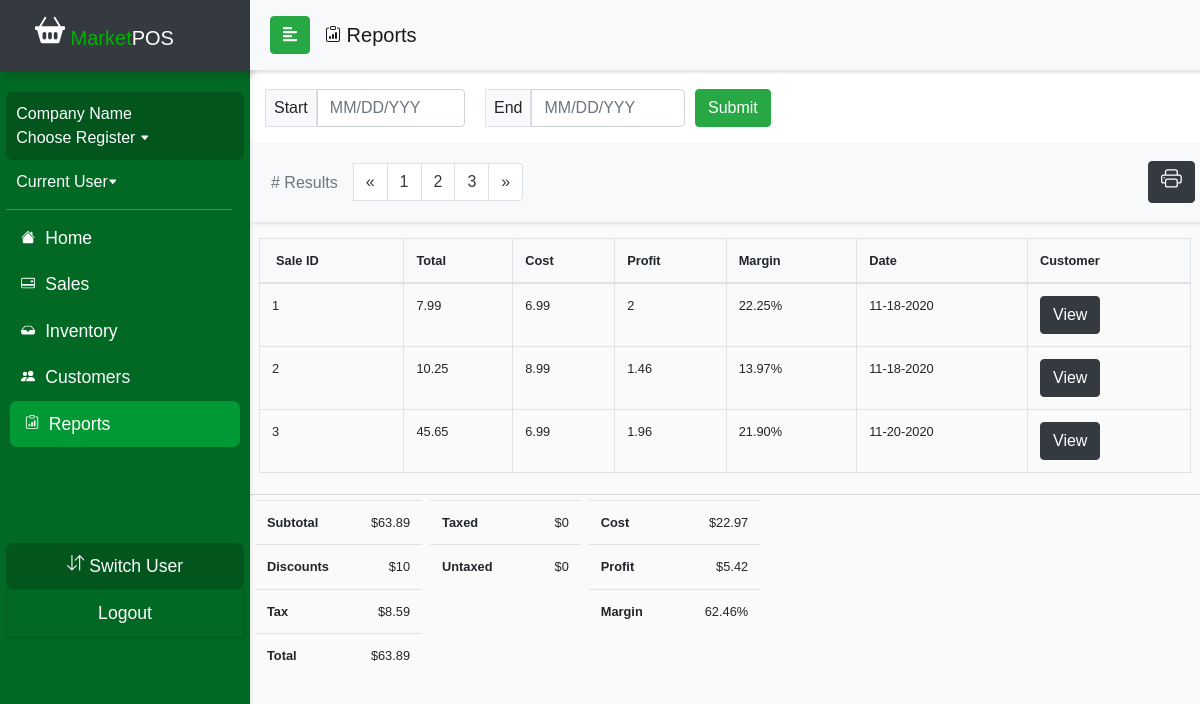
Before: /currentDraft/reportsMarginTemplate.php with the older database file.
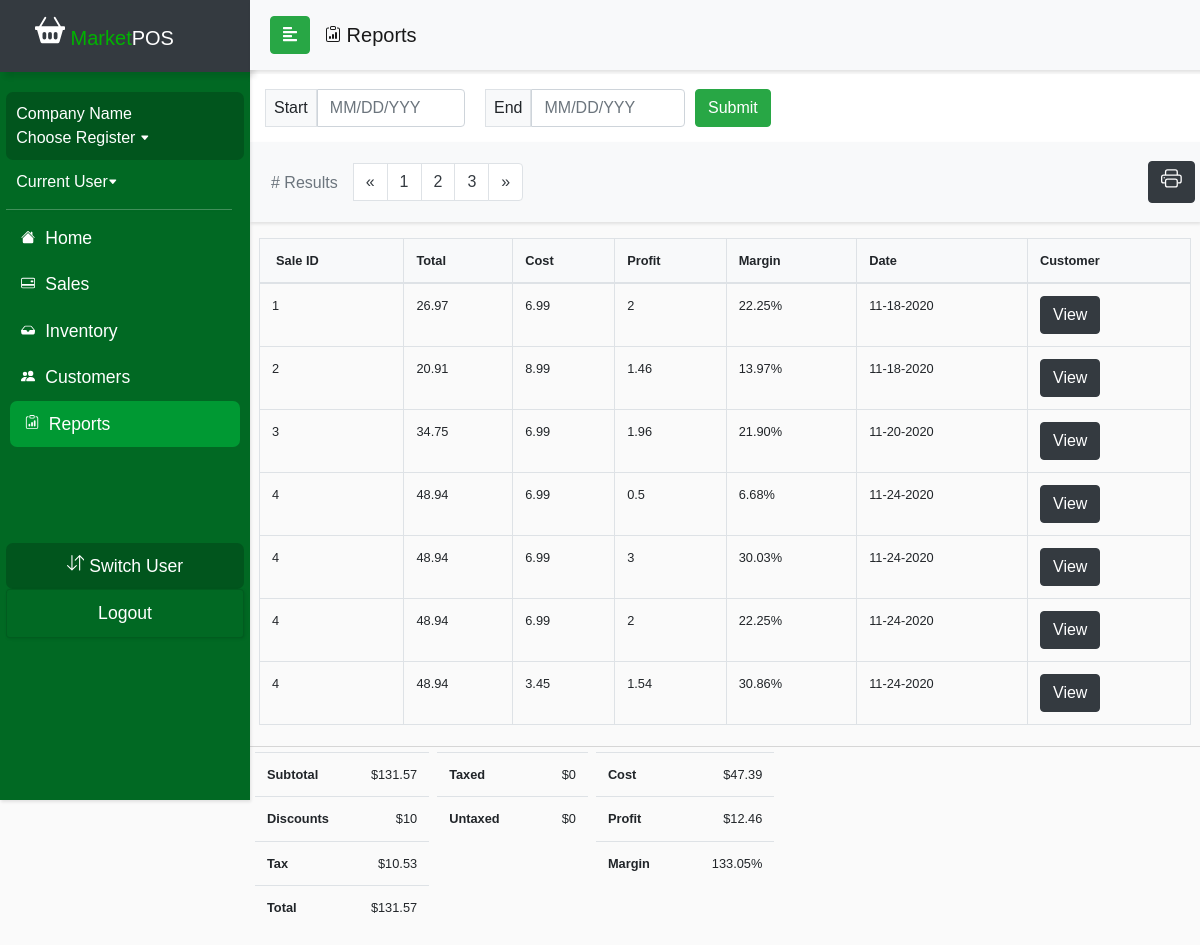
After: the same page with the newer database file.
### tables this page shows
CREATE TABLE `ticket_system` (
  `ticket_id` int(11) NOT NULL,
  `date` date DEFAULT NULL,
  `company_name` varchar(50) DEFAULT NULL,
  `time` time DEFAULT NULL,
  `quantity` int(11) DEFAULT NULL,
  `subtotal` float DEFAULT NULL,
  `total` float DEFAULT NULL,
  `discount` float DEFAULT NULL,
  `tax` float DEFAULT NULL,
  `tax_rate` float DEFAULT NULL,
  `cash` float DEFAULT NULL,
  `credit` float DEFAULT NULL,
  `cart_purchase` tinyint(1) DEFAULT NULL,
  `customer_id` int(11) DEFAULT NULL,
  `employee_id` int(11) DEFAULT NULL
);

CREATE TABLE `product_inventory` (
  `product_id` int(11) NOT NULL,
  `productName` varchar(50) NOT NULL,
  `productType` varchar(50) NOT NULL,
  `productSubType` varchar(50) NOT NULL,
  `unit_price` float NOT NULL,
  `cost` float NOT NULL,
  `in_stock` int(11) NOT NULL,
  `vendor_id` int(11) DEFAULT NULL,
  `OID` int(11) DEFAULT NULL
);

### currentDraft/reportsMarginTemplate.php (the view, shortened to what the changed rows need)
<?php
include_once('config.php');
$query = "SELECT ticket_system.*, product_inventory.cost, product_inventory.unit_price FROM ticket_system
          LEFT JOIN cart_inprogress ON ticket_system.ticket_id=cart_inprogress.CID LEFT JOIN cart ON
          cart_inprogress.CID=cart.CID LEFT JOIN product_inventory ON cart.product_id=product_inventory.product_id";
$result = mysqli_query($conn, $query);
?>
<!DOCTYPE html>
<html>
<head>
  <link rel="stylesheet" href="css/bootstrap.min.css">
  <link rel="stylesheet" href="userStyle2.css">
  <link rel="stylesheet" href="css/jquery.mCustomScrollbar.min.css">
  <link rel="stylesheet" href="css/bootstrap-datepicker3.css">
</head>
<body>
  <div>
    <nav id="sidebar">
      <div class="sidebar-header bg-dark">
        <h1><span><a class="navbar-brand relative-top" href="indexDraft.php">
              <span style="color: #00b300"> Market</span>POS</a></h1>
      </div>
  </div>
  <div id="content">
    <br>
    <div class="wrapper" class="bg-white">
      <div class="row px-4 justify-content-center">
        <table class="table table-bordered table-hover mt-3" id="table" style="font-size:80%;">
          <thead class="bg-light">
            <tr>
              <th class="px-3"> Sale ID </th>
              <th> Total</th>
              <th> Cost </th>
              <th> Profit</th>
              <th> Margin </th>
              <th> Date </th>
              <th> Customer</th>
            </tr>
          </thead>
          <tbody >
          <?php
    if (isset($_POST['submit'])) {
    $DateBegin = date('Y-m-d', strtotime($_POST['sdate']));
    $DateEnd = date('Y-m-d', strtotime($_POST['edate']));
    $search = mysqli_real_escape_string($conn, $DateBegin);
    while ($row = mysqli_fetch_assoc($result)) {
    if (($row['date'] >= $DateBegin) && ($row['date'] <= $DateEnd)){
      $profit = $row['unit_price'] - $row['cost'];
        $operation = ($profit/$row['unit_price']) * 100;
        $margin = number_format($operation, 2, '.', '');
        echo "<tr><td>"
        . $row['ticket_id'] . "</td><td>". $row['total'] . "</td><td>" . $row['cost'] . "</td><td>"
        . $profit ."</td><td>" . $margin . "% </td><td>". date('m-d-Y', strtotime($row['date'])) . "</td><td><a class='btn btn-dark'
        role='button' href='customerDetail.php?Detail=". $row['customer_id'] . "'>View</a>";
      }
      }
        ?>
              </tbody>
            </table>
          </div>
          <div id="contentline"></div>
          <div class="row pl-3">
            <div class="px-1">
              <table class="table table-responsive" style="font-size:80%;">
                <thead>
                </thead>
                <tbody>
                  <tr>
                  <?php
                  $sum=0;
                  $sql = "SELECT subtotal FROM ticket_system WHERE date BETWEEN '$DateBegin' and '$DateEnd'";
                  $result = mysqli_query($conn, $sql);
                  while ($row = mysqli_fetch_assoc($result)) {
                       $sum += $row['subtotal'];
                  }
                  ?>
                    <th style="padding-right: 30px;"> Subtotal </th>
                    <td class="text-right">$<?php echo $sum; ?></td>
                  </tr>
                  <tr>
                  <?php
                  $sum=0;
                  $sql = "SELECT discount FROM ticket_system WHERE date BETWEEN '$DateBegin' and '$DateEnd'";
                  $result = mysqli_query($conn, $sql);
                  while ($row = mysqli_fetch_assoc($result)) {
                  $sum += $row['discount'];
                  }
                  ?>
                    <th style="padding-right: 30px;"> Discounts </th>
                    <td class="text-right">$<? echo $sum; ?></td>
                  </tr>
                  <tr>
                  <?php
                  $sum=0;
                  $sql = "SELECT tax FROM ticket_system WHERE date BETWEEN '$DateBegin' and '$DateEnd'";
                  $result = mysqli_query($conn, $sql);
                  while ($row = mysqli_fetch_assoc($result)) {
                  $sum += $row['tax'];
                  }
                  ?>
                    <th style="padding-right: 30px;"> Tax </th>
                    <td class="text-right">$<?php echo $sum; ?></td>
                  </tr>
                  <tr>
                  <?php
                  $sum=0;
                  $sql = "SELECT total FROM ticket_system WHERE date BETWEEN '$DateBegin' and '$DateEnd'";
                  $result = mysqli_query($conn, $sql);
                  while ($row = mysqli_fetch_assoc($result)) {
                  $sum += $row['total'];
                  }
                  ?>
                    <th style="padding-right: 30px;"> Total </th>
                    <td class="text-right">$<? echo $sum ?></td>
                  </tr>
                </tbody>
              </table>
            </div>
            <div class="px-1">
              <table class="table table-responsive" style="font-size:80%;">
                <thead>
                </thead>
                <tbody>
                  <tr>
                    <th style="padding-right: 50px;"> Taxed </th>
                    <td class="text-right">$0</td>
                  </tr>
                  <tr>
                    <th style="padding-right: 50px;"> Untaxed </th>
                    <td class="text-right">$0</td>
                  </tr>
                </tbody>
              </table>
            </div>
            <div class="px-1">
              <table class="table table-responsive" style="font-size:80%;">
                <thead>
                </thead>
                <tbody>
              <tr>
              <?php
              $sum=0;
              $sql = "SELECT ticket_system.*, product_inventory.cost, product_inventory.unit_price FROM ticket_system
                        LEFT JOIN cart_inprogress ON ticket_system.ticket_id=cart_inprogress.CID LEFT JOIN cart ON
                        cart_inprogress.CID=cart.CID LEFT JOIN product_inventory ON cart.product_id=product_inventory.product_id
                        WHERE date BETWEEN '$DateBegin' and '$DateEnd'";
              $result = mysqli_query($conn, $sql);
              while ($row = mysqli_fetch_assoc($result)) {
                      $sum += $row['cost'];
                }
              ?>
                <th style="padding-right: 50px;"> Cost </th>
                <td class="text-right">$<?php echo $sum; ?></td>
              </tr>
              <tr>
              <?php
              $sum=0;
              $sql = "SELECT ticket_system.*, product_inventory.cost, product_inventory.unit_price FROM ticket_system
                        LEFT JOIN cart_inprogress ON ticket_system.ticket_id=cart_inprogress.CID LEFT JOIN cart ON
                        cart_inprogress.CID=cart.CID LEFT JOIN product_inventory ON cart.product_id=product_inventory.product_id
                        WHERE date BETWEEN '$DateBegin' and '$DateEnd'";
              $result = mysqli_query($conn, $sql);
              while ($row = mysqli_fetch_assoc($result)) {
                $profit = $row['unit_price'] - $row['cost'];
                      $sum += $profit;
                }
              ?>
                <th style="padding-right: 50px;"> Profit </th>
                <td class="text-right">$<?php echo $sum; ?></td>
              </tr>
              <tr>
              <?php
              $sum=0;
              $sql = "SELECT ticket_system.*, product_inventory.cost, product_inventory.unit_price FROM ticket_system
                        LEFT JOIN cart_inprogress ON ticket_system.ticket_id=cart_inprogress.CID LEFT JOIN cart ON
                        cart_inprogress.CID=cart.CID LEFT JOIN product_inventory ON cart.product_id=product_inventory.product_id
                        WHERE date BETWEEN '$DateBegin' and '$DateEnd'";
              $result = mysqli_query($conn, $sql);
              while ($row = mysqli_fetch_assoc($result)) {
                $operation = ($profit/$row['unit_price']) * 100;
                $margin = number_format($operation, 2, '.', '');
                      $sum += $margin;
                }
              ?>
                <th style="padding-right: 50px;"> Margin </th>
                <td class="text-right"><?php echo $sum; ?>%</td>
              </tr>
            </tbody>
              </table>
            </div>
          </div>
        </div>
    <?php
    }
    else {
      while ($row = mysqli_fetch_assoc($result)) {
        $profit = $row['unit_price'] - $row['cost'];
        $operation = ($profit/$row['unit_price']) * 100;
        $margin = number_format($operation, 2, '.', '');
        echo "<tr><td>"
        . $row['ticket_id'] . "</td><td>". $row['total'] . "</td><td>" . $row['cost'] . "</td><td>" .
        $profit . "</td><td>" . $margin . "% </td><td>". date('m-d-Y', strtotime($row['date'])) . "</td><td><a class='btn btn-dark'
        role='button' href='customerDetail.php?Detail=". $row['customer_id'] . "'>View</a>";
      }
    }
    ?>
          </tbody>
        </table>
      </div>
      <div class="row pl-3">
        <div class="px-1">
          <table class="table table-responsive" style="font-size:80%;">
            <tbody>
              <tr>
              <?php
                  $sum=0;
                  $sql = "SELECT * FROM ticket_system";
                  $result = mysqli_query($conn, $sql);
                  while ($row = mysqli_fetch_assoc($result)) {
                  $sum += $row['subtotal'];
                  }
                  ?>
                    <th style="padding-right: 30px;"> Subtotal </th>
                    <td class="text-right">$<?php echo $sum; ?></td>
                  </tr>
                  <tr>
                    <th style="padding-right: 30px;"> Discounts </th>
                  </tr>
                  <tr>
                  <?php
                  $sum=0;
                  $sql = "SELECT * FROM ticket_system";
                  $result = mysqli_query($conn, $sql);
                  while ($row = mysqli_fetch_assoc($result)) {
                  $sum += $row['tax'];
                  }
                  ?>
                    <th style="padding-right: 30px;"> Tax </th>
                    <td class="text-right">$<?php echo $sum; ?></td>
                  </tr>
                  <tr>
                  <?php
                  $sum=0;
                  $sql = "SELECT * FROM ticket_system";
                  $result = mysqli_query($conn, $sql);
                  while ($row = mysqli_fetch_assoc($result)) {
                  $sum += $row['total'];
                  }
                  ?>
                    <th style="padding-right: 30px;"> Total </th>
                    <td class="text-right">$<? echo $sum; ?></td>
                  </tr>
            </tbody>
          </table>
        </div>
        <div class="px-1">
          <table class="table table-responsive" style="font-size:80%;">
            <tbody>
              <tr>
                <th style="padding-right: 50px;"> Taxed </th>
              </tr>
              <tr>
                <th style="padding-right: 50px;"> Untaxed </th>
              </tr>
            </tbody>
          </table>
        </div>
        <div class="px-1">
          <table class="table table-responsive" style="font-size:80%;">
            <tbody>
              <tr>
              <?php
              $sum=0;
              $sql = "SELECT ticket_system.*, product_inventory.cost, product_inventory.unit_price FROM ticket_system
                        LEFT JOIN cart_inprogress ON ticket_system.ticket_id=cart_inprogress.CID LEFT JOIN cart ON
                        cart_inprogress.CID=cart.CID LEFT JOIN product_inventory ON cart.product_id=product_inventory.product_id";
              $result = mysqli_query($conn, $sql);
              while ($row = mysqli_fetch_assoc($result)) {
                      $sum += $row['cost'];
                }
              ?>
                <th style="padding-right: 50px;"> Cost </th>
                <td class="text-right">$<?php echo $sum; ?></td>
              </tr>
              <tr>
              <?php
              $sum=0;
              $sql = "SELECT ticket_system.*, product_inventory.cost, product_inventory.unit_price FROM ticket_system
                        LEFT JOIN cart_inprogress ON ticket_system.ticket_id=cart_inprogress.CID LEFT JOIN cart ON
                        cart_inprogress.CID=cart.CID LEFT JOIN product_inventory ON cart.product_id=product_inventory.product_id";
              $result = mysqli_query($conn, $sql);
              while ($row = mysqli_fetch_assoc($result)) {
                $profit = $row['unit_price'] - $row['cost'];
                      $sum += $profit;
                }
              ?>
                <th style="padding-right: 50px;"> Profit </th>
                <td class="text-right">$<?php echo $sum; ?></td>
              </tr>
              <tr>
              <?php
              $sum=0;
              $sql = "SELECT ticket_system.*, product_inventory.cost, product_inventory.unit_price FROM ticket_system
                        LEFT JOIN cart_inprogress ON ticket_system.ticket_id=cart_inprogress.CID LEFT JOIN cart ON
                        cart_inprogress.CID=cart.CID LEFT JOIN product_inventory ON cart.product_id=product_inventory.product_id";
              $result = mysqli_query($conn, $sql);
              while ($row = mysqli_fetch_assoc($result)) {
                $operation = ($profit/$row['unit_price']) * 100;
                $margin = number_format($operation, 2, '.', '');
                      $sum += $margin;
                }
              ?>
                <th style="padding-right: 50px;"> Margin </th>
                <td class="text-right"><?php echo $sum; ?>%</td>
              </tr>
            </tbody>
          </table>
        </div>
      </div>
    </div>
</body>
</html>

Changed rows visible on the page:
changed ticket_system id 1: total "7.99" → "26.97"
changed ticket_system id 2: total "10.25" → "20.91"
changed ticket_system id 3: total "45.65" → "34.75"
added ticket_system: ticket_id "4", total "48.94", product_inventory.cost "6.99", product_inventory.unit_price+cost "0.5", product_inventory.unit_price+cost "6.68", date "11-24-2020", product_inventory.unit_price+cost "3", product_inventory.unit_price+cost "30.03", product_inventory.unit_price+cost "2", product_inventory.unit_price+cost "22.25", product_inventory.cost "3.45", product_inventory.unit_price+cost "1.54", product_inventory.unit_price+cost "30.86"
Other visible differences:
$sum: "63.89" → "131.57"
$sum: "8.59" → "10.53"
$sum: "22.97" → "47.39"
$sum: "5.42" → "12.46"
$sum: "62.46" → "133.05"
